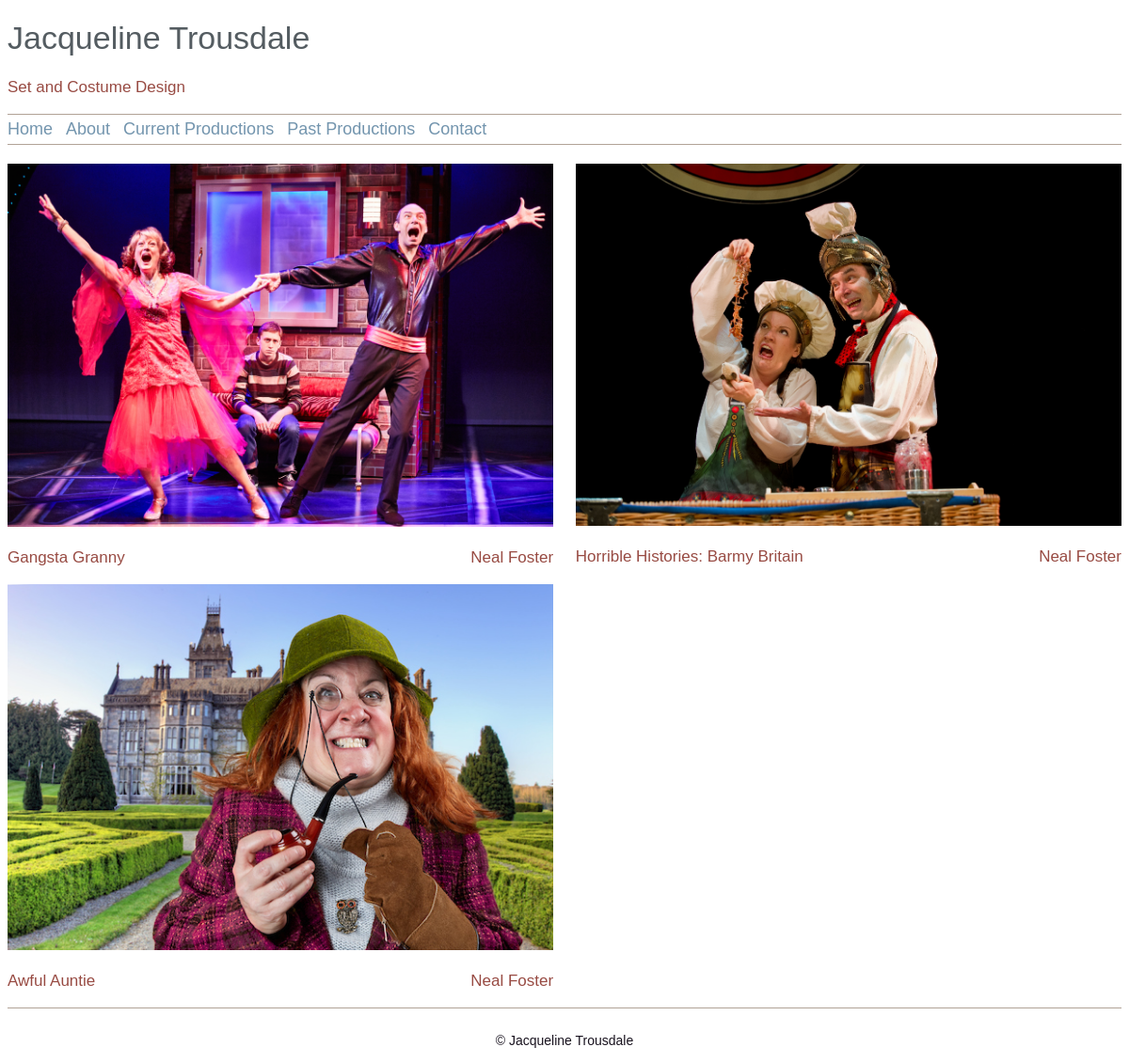
Screenshot of /page/current/ with the database file from the repository.
### shows/models.py (models this page shows, shortened)
class Category(models.Model):
	title = models.CharField(max_length=200)
	link = models.CharField(max_length=200)
	order = models.IntegerField(unique=True)
	class Meta:
		verbose_name_plural = "categories"

class Show(models.Model):
	category = models.ForeignKey(Category, on_delete = models.PROTECT, null=True)
	title = models.CharField(max_length=200)
	link = models.CharField(max_length=200, unique=True)
	start_date = models.DateField()
	end_date = models.DateField()
	director = models.CharField(max_length=200)
	company = models.CharField(max_length=200)
	description = models.TextField()
	homepage = models.BooleanField()
	company_page = models.CharField(max_length=300)
	site_live = models.BooleanField(null=False, default=False)
	poster = models.ImageField(upload_to='show_posters/')
	@property
	def main_image(self):
		try:
			image = self.imageelement_set.all().order_by('order')[0]
		except IndexError:
			return 0
		return image

class ImageElement(models.Model):
	show = models.ForeignKey(Show, on_delete = models.CASCADE)
	title = models.CharField(max_length=200, blank=True)
	description = models.TextField(null=True, blank=True)
	image = models.ImageField(upload_to='show_images/')
	order = models.IntegerField()
	def image_tag(self):
		return u'<image src="%s" height="200"/>' % self.image.url
	image_tag.short_description = 'Image'
	image_tag.allow_tags = True

### shows/views.py (the view)
# urls.py: url(r'^page/(?P<category_link>[\w+]+)/$', views.overview, name='overview'),
def overview(request, category_link):
	try:
		category = Category.objects.get(link=category_link)
		shows = category.show_set.all()
	except Category.DoesNotExist:
		raise Http404("Category does not exist")
	except Show.DoesNotExist:
		raise Http404("Show does not exist")
	return render(request, 'shows/overview.html', {'menu': Category.objects.all().order_by('order'), 'category': category , 'shows': shows})

### shows/templates/shows/overview.html (shortened to what this page needs)
{% extends 'shows/base.html' %}
{%block content%}
{% for show in shows %}
{% if show.site_live %}
<a href="{% url 'show' show.category.link show.link %}">
	<div id="show_view" class="{%cycle 'left' 'right' %}">
			{% if show.main_image %}
				<img src="{{ show.main_image.image.url }}" id='show_view'/>
			{% endif %}
			<div class='left'><h3>{{show.title}}</h3></div>
			<div class='right'><h3>{{show.director}}</h3></div>
		</div>
</a>
{% endif %}
{% endfor %}
{% endblock %}

### shows/templates/shows/base.html (shortened to what this page needs)
<!DOCTYPE html>
{%load static%}
<html>
<head>
	<link rel='stylesheet' type='text/css' href="{% static 'shows/style.css' %}" />
</head>
<body>
<div id="container">
	<div id="header">
		<div id="title">
			<h1>Jacqueline Trousdale</h1>
			<h3>Set and Costume Design</h3>
		</div>
		<div id="menu">
			<li><a href="{% url 'index' %}">Home</a></li>
			{% for element in menu %}
				<li><a href="{% url 'overview' element.link %}">{{element.title}}</a></li>
			{% endfor %}
		</div>
	</div>
	<div id="content">
		{% block content %}
		{% endblock %}
		<div id='footer'>
			<p>&copy; Jacqueline Trousdale</p>
		</div>
	</div>
</div>
</body>
</html>

### shows/static/shows/style.css (style rules this page uses)
@media screen and (min-width: 500px) { #container { width: 100%; margin: 0 auto; } }
@media screen and (min-width: 700px) { #container { width: 100%; margin: 0 auto; } }
#container h1 { color: #545C61; font-family: Tahoma, Verdana, Segoe, sans-serif; font-size: 34px; font-style: normal; font-variant: normal; font-weight: 500; line-height: 35px; }
#header { border-bottom: 1px solid #B1A296; margin-bottom: 20px; }
#title { border-bottom: 1px solid #B1A296; }
#container h3 { color: #984B43; font-family: Tahoma, Verdana, Segoe, sans-serif; font-size: 17px; font-style: normal; font-variant: normal; font-weight: 500; line-height: 23px; }
p { font-family: Tahoma, Verdana, Segoe, sans-serif; font-size: 14px; font-style: normal; font-variant: normal; font-weight: 400; line-height: 20px; color: #18121E; padding-top: 10px }
#menu li { display: inline; margin-right: 10px; }
#menu { padding-right: 5px; padding-bottom: 5px; padding-top: 5px; margin: 0; }
a { color: #7395AE; text-decoration: none; font-family: Tahoma, Verdana, Segoe, sans-serif; }
#menu a { font-size: 18px; }
.left { float: left; clear: left; }
.right { float: right; clear: right; }
#footer { border-top: 1px solid #B1A296; text-align: center; clear: both; }
div#show_view { width: 49%; padding-right: 0; }
img#show_view { width: 100%; }

### rows the page displays
Category: title "About"
Category: title "Current Productions"
Category: title "Past Productions"
Category: title "Contact"
Show: main_image.image (picture), title "Gangsta Granny", director "Neal Foster"
Show: main_image.image (picture), title "Horrible Histories: Barmy Britain", director "Neal Foster"
Show: main_image.image (picture), title "Awful Auntie", director "Neal Foster"
